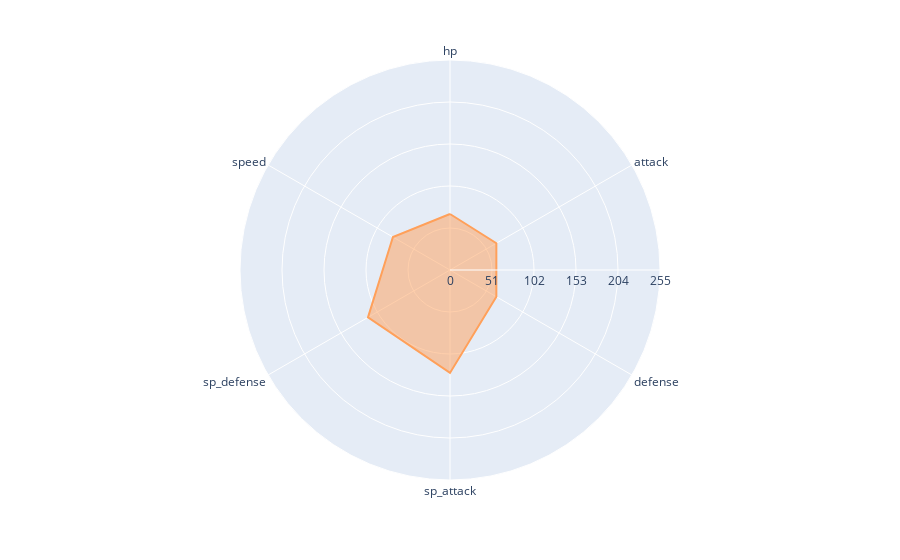

The notebook cell this image was saved under:
### Code cell
import pandas as pd
import plotly.express as px
import numpy as np
from matplotlib.colors import to_rgb

def generate_pokemon_stat_chart(pokemon_df, pokemon_name):
    """
    Generates a radar chart displaying base stats for a given Pokémon.
    Uses global max scaling and colors based on Pokémon type.
    """
    pokemon_data = pokemon_df[pokemon_df["english_name"] == pokemon_name].copy()
    if pokemon_data.empty:
        raise ValueError(f"❌ No matching Pokémon found for '{pokemon_name}'.")

    selected_stats = ["hp", "attack", "defense", "sp_attack", "sp_defense", "speed"]
    stat_values = pokemon_data[selected_stats].values.flatten()
    global_max = pokemon_df[selected_stats].max().max()

    type_colors = {"psychic": "#FF69B4", "fairy": "#FFD700", "fire": "#FF4500", "water": "#1E90FF", "grass": "#32CD32",
                   "electric": "#FFD700", "ice": "#00FFFF", "fighting": "#8B0000", "poison": "#800080", "ground": "#DEB887",
                   "flying": "#87CEEB", "bug": "#9ACD32", "rock": "#A52A2A", "ghost": "#4B0082", "dragon": "#00008B",
                   "dark": "#2F4F4F", "steel": "#B0C4DE", "normal": "#A9A9A9"}

    types = [t for t in pokemon_data[["primary_type", "secondary_type"]].values.flatten() if pd.notna(t)]

    if not types:
        radar_color = "#A9A9A9"  # Default Normal type
    elif len(types) == 1:
        radar_color = type_colors.get(types[0].lower(), "#A9A9A9")
    else:
        rgb1, rgb2 = map(to_rgb, [type_colors.get(types[0].lower(), "#A9A9A9"), type_colors.get(types[1].lower(), "#A9A9A9")])
        merged_rgb = tuple(np.mean([rgb1, rgb2], axis=0))
        radar_color = f"#{int(merged_rgb[0] * 255):02X}{int(merged_rgb[1] * 255):02X}{int(merged_rgb[2] * 255):02X}"

    fig = px.line_polar(
        r=stat_values.tolist() + [stat_values[0]],  # Ensure closure
        theta=selected_stats + [selected_stats[0]],  # Maintain correct order
        line_close=True,
    )

    fig.update_traces(fill='toself', line_color=radar_color)
    fig.update_layout(
        polar=dict(
            radialaxis=dict(
                visible=True,
                range=[0, global_max],
                tickmode="array",
                tickvals=list(range(0, int(global_max) + 1, int(global_max // 5)))  # Dynamically set ticks
            )
        )
    )

    fig.show()

# Example Usage
if __name__ == "__main__":
    pokemon_df = pd.read_csv("pokemon.csv")
    pokemon_df.columns = pokemon_df.columns.str.strip().str.lower()

    generate_pokemon_stat_chart(pokemon_df, "Gardevoir")

### Figure 1 — Plotly figure (JSON) as saved in the notebook; plotly's stock layout.template omitted (floating-point values rounded to 4 significant figures)
{"data": [{"fill": "toself", "hovertemplate": "r=%{r}<br>theta=%{theta}<extra></extra>", "legendgroup": "", "line": {"color": "#FFA05A", "dash": "solid"}, "marker": {"symbol": "circle"}, "mode": "lines", "name": "", "r": [68, 65, 65, 125, 115, 80, 68, 68], "showlegend": false, "subplot": "polar", "theta": ["hp", "attack", "defense", "sp_attack", "sp_defense", "speed", "hp", "hp"], "type": "scatterpolar"}], "layout": {"legend": {"tracegroupgap": 0}, "margin": {"t": 60}, "polar": {"angularaxis": {"direction": "clockwise", "rotation": 90}, "domain": {"x": [0, 1], "y": [0, 1]}, "radialaxis": {"range": [0, 255], "tickmode": "array", "tickvals": [0, 51, 102, 153, 204, 255], "visible": true}}}}
